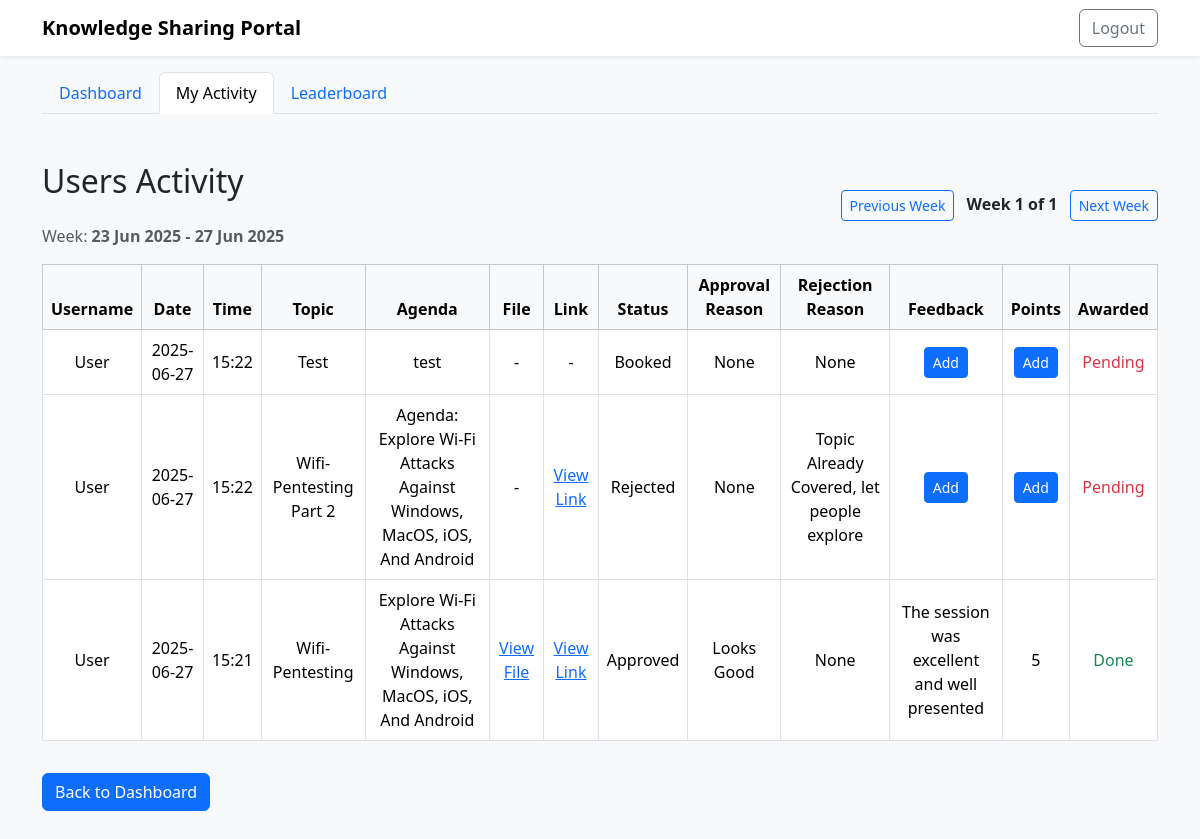
Page /my-activity (signed in) on the earlier database version.
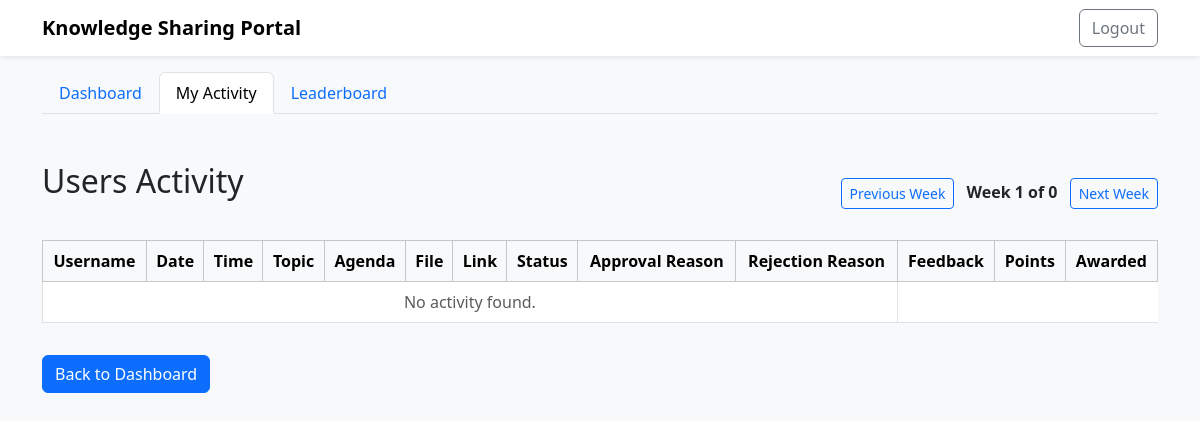
Same page on the later database version.
### tables this page shows
CREATE TABLE slot_activity (
        id INTEGER PRIMARY KEY AUTOINCREMENT,
        slot_id INTEGER NOT NULL,
        user_id INTEGER NOT NULL,
        status TEXT NOT NULL,
        approval_reason TEXT,
        rejection_reason TEXT,
        feedback TEXT,
        comments TEXT,
        points_awarded INTEGER,
        topic TEXT,
        agenda TEXT,
        file_path TEXT,
        link TEXT,
        created_at TEXT DEFAULT CURRENT_TIMESTAMP,
        updated_at TEXT DEFAULT CURRENT_TIMESTAMP,
        FOREIGN KEY (slot_id) REFERENCES slots(id),
        FOREIGN KEY (user_id) REFERENCES users(id)
    );

CREATE TABLE users (
        id INTEGER PRIMARY KEY AUTOINCREMENT,
        name TEXT NOT NULL,
        email TEXT UNIQUE NOT NULL,
        password TEXT NOT NULL,
        role TEXT NOT NULL DEFAULT 'user'
    );

### app.py (the view)
@app.route('/my-activity')
@token_required
def my_activity():
    db = get_db()
    user_email = g.get('user')
    user = db.execute('SELECT * FROM users WHERE email = ?', (user_email,)).fetchone()
    is_admin = user['role'] == 'admin'
    if is_admin:
        all_activities = db.execute('''
            SELECT sa.*, u.name as username FROM slot_activity sa
            JOIN users u ON sa.user_id = u.id
            ORDER BY sa.created_at DESC
        ''').fetchall()
    else:
        all_activities = db.execute('''SELECT * FROM slot_activity WHERE user_id = ? ORDER BY created_at DESC''', (user['id'],)).fetchall()
    def get_week_start(dt):
        return dt - timedelta(days=dt.weekday())
    activities_by_week = {}
    for a in all_activities:
        dt = datetime.datetime.strptime(a['created_at'][:10], '%Y-%m-%d')
        week_start = get_week_start(dt)
        if week_start not in activities_by_week:
            activities_by_week[week_start] = []
        activities_by_week[week_start].append(a)
    sorted_weeks = sorted(activities_by_week.keys(), reverse=True)
    week_number = int(request.args.get('week', 0))
    if not sorted_weeks:
        week_dates = []
        activities = []
        total_weeks = 0
    else:
        if week_number < 0 or week_number >= len(sorted_weeks):
            week_number = 0
        week_dates = [sorted_weeks[week_number] + timedelta(days=i) for i in range(5)]
        activities = activities_by_week.get(sorted_weeks[week_number], [])
        total_weeks = len(sorted_weeks)
    return render_template('my_activity.html', user=user, activities=activities, is_admin=is_admin, week_number=week_number, total_weeks=total_weeks, week_dates=week_dates)

### app.py (called while the page is built)
def get_db():
    if 'db' not in g:
        g.db = sqlite3.connect(app.config['DATABASE'])
        g.db.row_factory = sqlite3.Row
    return g.db

def token_required(f):
    @wraps(f)
    def decorated(*args, **kwargs):
        token = request.cookies.get('token')
        if not token:
            return redirect(url_for('login'))
        try:
            data = jwt.decode(token, app.config['SECRET_KEY'], algorithms=["HS256"])
            g.user = data['email']
        except Exception:
            return redirect(url_for('login'))
        return f(*args, **kwargs)
    return decorated

### templates/my_activity.html (shortened to what the changed rows need)
<!DOCTYPE html>
<html lang="en">
<head>
    <link href="https://cdn.jsdelivr.net/npm/bootstrap@5.3.2/dist/css/bootstrap.min.css" rel="stylesheet">
</head>
<body class="bg-light" style="min-height: 100vh;">
    <div class="container py-5">
        <div class="d-flex justify-content-between align-items-center mb-3">
            <div>
                <h2 class="mb-4">{% if is_admin %}Users Activity{% else %}My Activity{% endif %}</h2>
                {% if week_dates and week_dates|length > 0 %}
                <div class="text-muted">
                    Week: <b>{{ week_dates[0].strftime('%d %b %Y') }} - {{ week_dates[-1].strftime('%d %b %Y') }}</b>
                </div>
                {% endif %}
            </div>
            <div>
                <button onclick="sendWeekRequest('SELECT * FROM slot_activity WHERE user_id = {{ user.id }} ORDER BY created_at DESC LIMIT 5')" class="btn btn-outline-primary btn-sm me-2">Previous Week</button>
                <span class="fw-bold">Week {{ week_number + 1 }} of {{ total_weeks }}</span>
                <button onclick="sendWeekRequest('SELECT * FROM slot_activity WHERE user_id = {{ user.id }} ORDER BY created_at DESC LIMIT 5')" class="btn btn-outline-primary btn-sm ms-2">Next Week</button>
            </div>
        </div>
        <div class="table-responsive">
            <table class="table table-bordered align-middle text-center bg-white">
                <thead class="table-light">
                    <tr>
                        {% if is_admin %}<th>Username</th>{% endif %}
                        <th>Date</th>
                        <th>Time</th>
                        <th>Topic</th>
                        <th>Agenda</th>
                        <th>File</th>
                        <th>Link</th>
                        <th>Status</th>
                        <th>Approval Reason</th>
                        <th>Rejection Reason</th>
                        <th>Feedback</th>
                        <th>Points</th>
                        {% if is_admin %}<th>Awarded</th>{% endif %}
                    </tr>
                </thead>
                <tbody>
                    {% for a in activities %}
                    <tr>
                        {% if is_admin %}<td>{{ a['username'] }}</td>{% endif %}
                        <td>{{ a['created_at'][:10] }}</td>
                        <td>{{ a['created_at'][11:16] }}</td>
                        <td>{{ a['topic'] or '-' }}</td>
                        <td>{{ a['agenda'] or '-' }}</td>
                        <td>{% if a['file_path'] %}<a href="/{{ a['file_path'] }}" target="_blank">View File</a>{% else %}-{% endif %}</td>
                        <td>{% if a['link'] %}<a href="{{ a['link'] }}" target="_blank">View Link</a>{% else %}-{% endif %}</td>
                        <td>{{ a['status']|capitalize }}</td>
                        <td>{{ a['approval_reason'] | safe or '-' }}</td>
                        <td>{{ a['rejection_reason'] | safe or '-' }}</td>
                        <td>
                            {% if is_admin and not a['feedback'] and a['points_awarded'] is none %}
                                <a href="/admin-feedback/{{ a['id'] }}" class="btn btn-sm btn-primary">Add</a>
                            {% else %}
                                {{ a['feedback'] | safe or '-' }}
                            {% endif %}
                        </td>
                        <td>
                            {% if is_admin and not a['feedback'] and a['points_awarded'] is none %}
                                <a href="/admin-feedback/{{ a['id'] }}" class="btn btn-sm btn-primary">Add</a>
                            {% else %}
                                {{ a['points_awarded'] if a['points_awarded'] is not none else '-' }}
                            {% endif %}
                        </td>
                        {% if is_admin %}
                            <td>
                                {% if not a['feedback'] and a['points_awarded'] is none %}
                                <span class="text-danger">Pending</span>
                                {% else %}
                                    <span class="text-success">Done</span>
                                {% endif %}
                            </td>
                        {% endif %}
                    </tr>
                    {% else %}
                    <tr><td colspan="10" class="text-muted">No activity found.</td></tr>
                    {% endfor %}
                </tbody>
            </table>
        </div>
    </div>
</body>
</html>

Differences in the rows shown:
removed slot_activity: username "User", created_at "2025-06-27", created_at "15:22", topic "Test", agenda "test", status "Booked", approval_reason "None", rejection_reason "None", shows "Pending"
removed slot_activity: username "User", created_at "2025-06-27", created_at "15:22", topic "Wifi-Pentesting Part 2", agenda "Agenda: Explore Wi-Fi Attacks Against Windows, MacOS, iOS, And Android", status "Rejected", approval_reason "None", rejection_reason "Topic Already Covered, let people explore", shows "Pending"
removed slot_activity: username "User", created_at "2025-06-27", created_at "15:21", topic "Wifi-Pentesting", agenda "Explore Wi-Fi Attacks Against Windows, MacOS, iOS, And Android", status "Approved", approval_reason "Looks Good", rejection_reason "None", feedback "The session was excellent and well presented", points_awarded "5", shows "Done"
Other differences:
{{ total_weeks }}: "1" → "0"
{{ week_dates[0].strftime('%d %b %Y') }}: "23 Jun 2025" → (not shown)
{{ week_dates[-1].strftime('%d %b %Y') }}: "27 Jun 2025" → (not shown)
text no longer shown: "Week: -"
text now shown: "No activity found."
